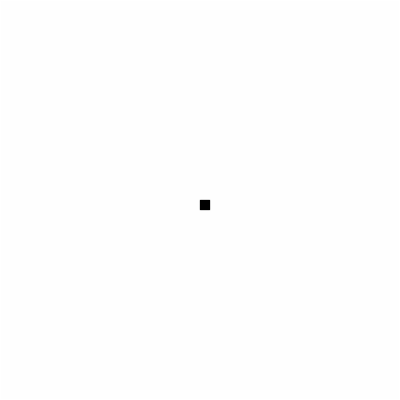
Frame 1 (no input)
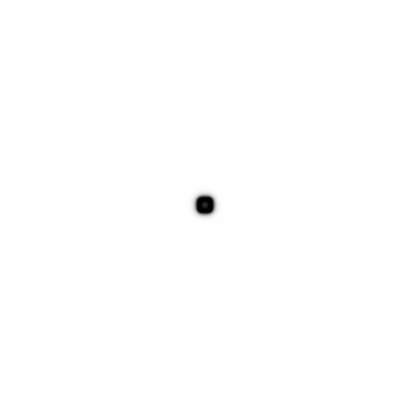
Frame 60 (no input)
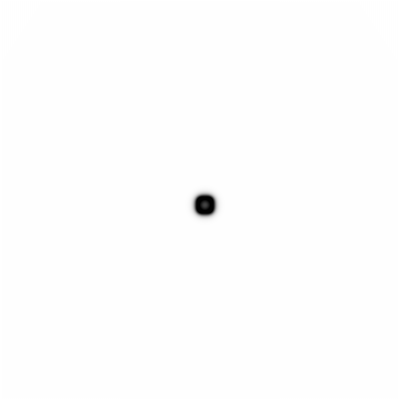
Frame 120 (the mouse pressed at the canvas centre since frame 60)

The p5.js sketch that drew these frames (run headless with seeded random() and noise() and a simulated clock; from frame 60 on, the mouse is pressed at the canvas centre):

// p5.js sketch
// ── sketch.js
// globals
var grid;
var next;

// math rate of diffusion
var dA = 1,
    dB = 0.5,
    feed = 0.055,
    k = 0.062;

// Constants
const SCREEN_SIZE = 400;

// Setup 
function setup() {
  createCanvas(SCREEN_SIZE, SCREEN_SIZE);
  pixelDensity(1);
  // initialize reaction
  grid = [];
  next = [];
  
  for(let i = 0; i < SCREEN_SIZE; i++){
    grid[i] = [];
    next[i] = [];
    for(let j = 0; j < SCREEN_SIZE; j++){
      grid[i][j] = {
        a: 1,
        b: 0
      };
      next[i][j] = {
        a: 1,
        b: 0
      };
    }
  }
  // add the reacting agent
  for(let i = SCREEN_SIZE/2; i < SCREEN_SIZE/2 + 10; i++){
    for(let j = SCREEN_SIZE/2; j < SCREEN_SIZE/2+10; j++){
      grid[i][j].b = 1;
    }
  }
}

// Controls


// Draw
function draw() {
  background(51);
  
  for(let i = 1; i < SCREEN_SIZE - 1; i++){
    for(let j = 1; j < SCREEN_SIZE - 1; j++){
      let a = grid[i][j].a;
      let b = grid[i][j].b;
      // apply laplace diffusion function
      next[i][j].a = a + 
                    (dA * laplaceA(i,j)) - 
                    (a * b * b) + 
                    (feed * (1 - a));
      next[i][j].b = b + 
                    (dB * laplaceB(i,j)) + 
                    (a * b * b) - 
                    ((k + feed) * b);
      
      next[i][j].a = constrain(next[i][j].a, 0, 1);
      next[i][j].b = constrain(next[i][j].b, 0, 1);
    }
  }
  
  // load pixels on the screen
  loadPixels();
  
  for(let i = 0; i < SCREEN_SIZE; i++){
    for(let j = 0; j < SCREEN_SIZE; j++){
      let p = (i + j * SCREEN_SIZE) * 4;
      let a = next[i][j].a;
      let b = next[i][j].b;
      let c = floor((a - b) * 255);
      c = constrain(c, 0, 255);
      pixels[p + 0] = c;
      pixels[p + 1] = c;
      pixels[p + 2] = c;
      pixels[p + 3] = 255;
    }
  }
  updatePixels();
  // swap current with next
  swap();
}

function laplaceA(x, y){
  let sumA = 0;
  sumA += grid[x][y].a * -1;
  sumA += grid[x - 1][y].a * 0.2;
  sumA += grid[x + 1][y].a * 0.2;
  sumA += grid[x][y + 1].a * 0.2;
  sumA += grid[x][y - 1].a * 0.2;
  sumA += grid[x - 1][y - 1].a * 0.05;
  sumA += grid[x + 1][y - 1].a * 0.05;
  sumA += grid[x + 1][y + 1].a * 0.05;
  sumA += grid[x - 1][y + 1].a * 0.05;
  return sumA;
}

function laplaceB(x, y){
  let sumB = 0;
  sumB += grid[x][y].b * -1;
  sumB += grid[x - 1][y].b * 0.2;
  sumB += grid[x + 1][y].b * 0.2;
  sumB += grid[x][y + 1].b * 0.2;
  sumB += grid[x][y - 1].b * 0.2;
  sumB += grid[x - 1][y - 1].b * 0.05;
  sumB += grid[x + 1][y - 1].b * 0.05;
  sumB += grid[x + 1][y + 1].b * 0.05;
  sumB += grid[x - 1][y + 1].b * 0.05;
  return sumB;
}

function swap() {
  let temp = grid;
  grid = next;
  next = temp;
}
